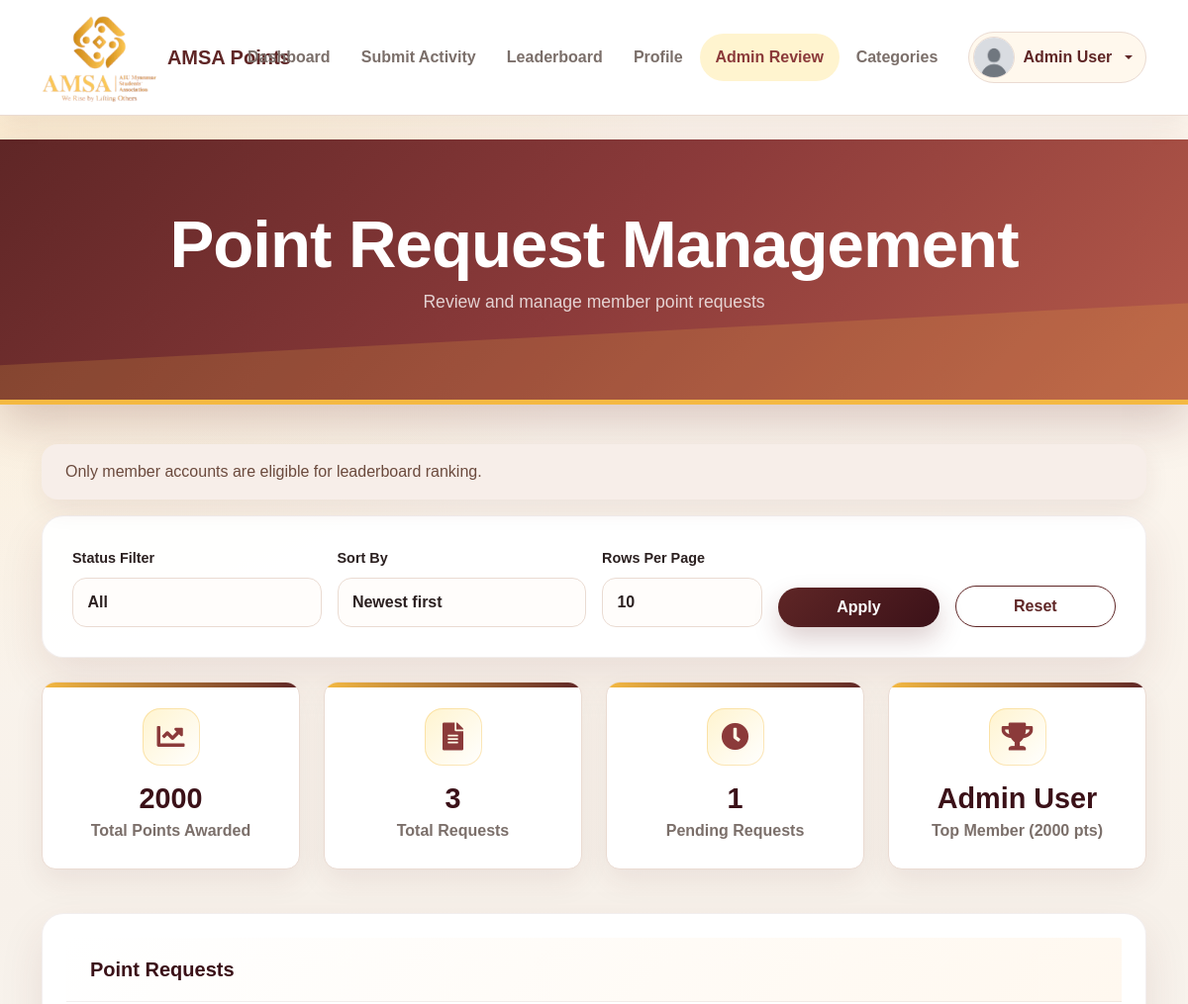
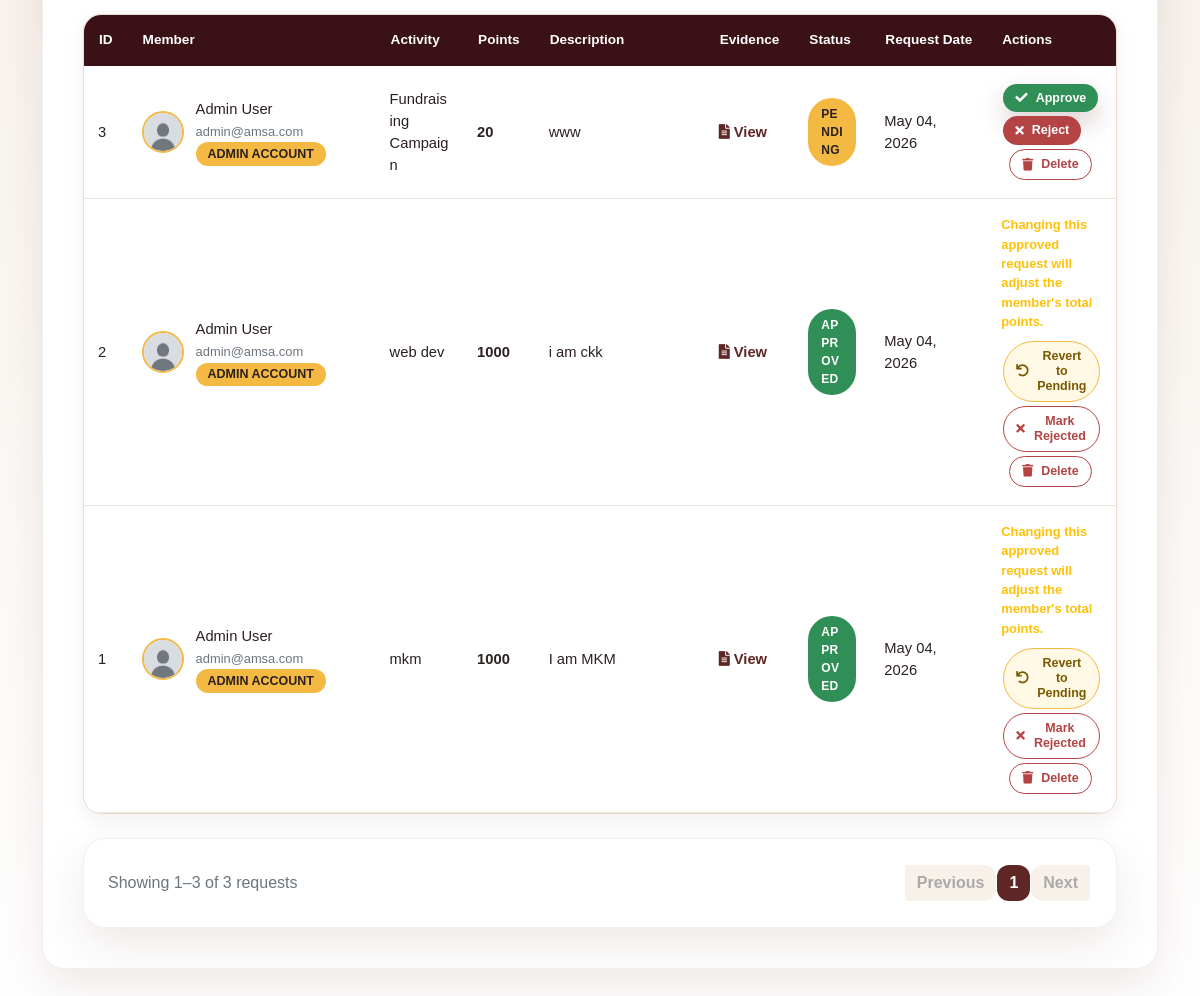
Page /point/admin_points.php (signed in) on the committed database (2 pictures, top to bottom).
### tables this page shows
CREATE TABLE `user` (
  `id` int(11) NOT NULL,
  `name` varchar(100) NOT NULL,
  `password` varchar(255) NOT NULL,
  `email` varchar(150) NOT NULL,
  `role` enum('member','president','vice_president','secretary','male_treasurer','female_treasurer','system_admin') NOT NULL DEFAULT 'member',
  `status` enum('active','inactive','suspended') NOT NULL DEFAULT 'active',
  `profile_image` varchar(255) DEFAULT NULL,
  `last_login` datetime DEFAULT NULL,
  `created_at` datetime DEFAULT current_timestamp(),
  `updated_at` datetime DEFAULT NULL ON UPDATE current_timestamp()
);

CREATE TABLE `user_points` (
  `id` int(11) NOT NULL,
  `user_id` int(11) NOT NULL,
  `total_points` int(11) DEFAULT 0,
  `last_updated` datetime DEFAULT current_timestamp() ON UPDATE current_timestamp()
);

CREATE TABLE `point_request` (
  `id` int(11) NOT NULL,
  `user_id` int(11) NOT NULL,
  `point_category_id` int(11) NOT NULL,
  `eop_evidence` varchar(255) NOT NULL COMMENT 'End of Participation evidence file path',
  `description` text DEFAULT NULL,
  `status` enum('pending','approved','rejected') DEFAULT 'pending',
  `admin_remarks` text DEFAULT NULL,
  `request_date` datetime DEFAULT current_timestamp(),
  `review_date` datetime DEFAULT NULL,
  `reviewed_by` int(11) DEFAULT NULL
);

CREATE TABLE `point_category` (
  `id` int(11) NOT NULL,
  `category_name` varchar(100) NOT NULL,
  `points` int(11) NOT NULL,
  `description` text DEFAULT NULL,
  `status` enum('active','inactive') DEFAULT 'active',
  `created_at` datetime DEFAULT current_timestamp(),
  `updated_at` datetime DEFAULT NULL ON UPDATE current_timestamp()
);

### point/admin_points.php (the view, shortened to what the rows shown need)
<?php
require_once '../config/database.php';
$statistics = getPointStatistics();
$allowedStatuses = ['all', 'pending', 'approved', 'rejected'];
$allowedSorts = ['newest', 'oldest', 'points_desc', 'points_asc', 'status'];
$status = $_GET['status'] ?? 'all';
$statusFilter = in_array($status, $allowedStatuses, true) ? $status : 'all';
$sort = $_GET['sort'] ?? 'newest';
$sortOption = in_array($sort, $allowedSorts, true) ? $sort : 'newest';
$currentPage = max(1, (int) ($_GET['page'] ?? 1));
$perPage = (int) ($_GET['per_page'] ?? 10);
$requestPage = getPointRequestsPaginated($statusFilter, $sortOption, $currentPage, $perPage);
$requests = $requestPage['requests'];
function amsaDecodeTextAdmin($value) {
    $text = (string) ($value ?? '');
    for ($i = 0; $i < 3; $i++) {
        $decoded = html_entity_decode($text, ENT_QUOTES | ENT_HTML5, 'UTF-8');
        if ($decoded === $text) {
            break;
        }
        $text = $decoded;
    }
    $text = str_replace(["\\r\\n", "\\n", "\\r", "\\t"], ["\n", "\n", "\n", "    "], $text);
    $text = stripslashes($text);
    return $text;
}
function amsaTextPreviewAdmin($value, $limit = 70) {
    $decoded = trim(amsaDecodeTextAdmin($value));
    $singleLine = preg_replace('/\s+/', ' ', $decoded);
    if (function_exists('mb_strlen') && function_exists('mb_substr')) {
        return mb_strlen($singleLine) > $limit ? mb_substr($singleLine, 0, $limit) . '...' : $singleLine;
    }
    return strlen($singleLine) > $limit ? substr($singleLine, 0, $limit) . '...' : $singleLine;
}
?>
<!DOCTYPE html>
<html lang="en">
<head>
    <link href="https://cdn.jsdelivr.net/npm/bootstrap@5.0.0/dist/css/bootstrap.min.css" rel="stylesheet">
    <link href="points-style.css" rel="stylesheet">
    <link href="https://cdnjs.cloudflare.com/ajax/libs/font-awesome/5.10.0/css/all.min.css" rel="stylesheet">
</head>
<body class="points-page">
    <?php include __DIR__ . '/includes/navbar.php'; ?>
    <div class="container-fluid bg-primary points-hero py-5 mb-5">
        <div class="container text-center">
            <h1 class="display-4 text-white">Point Request Management</h1>
        </div>
    </div>
    <div class="container mb-5">
        <div class="row mb-4">
            <div class="col-md-3">
                <div class="stat-card amsa-stat-card text-center">
                    <i class="fas fa-trophy stat-icon"></i>
                    <h3 class="mt-2"><?php echo isset($statistics['top_user']['name']) ? $statistics['top_user']['name'] : 'N/A'; ?></h3>
                    <p class="text-muted mb-0">Top Member (<?php echo isset($statistics['top_user']['total_points']) ? $statistics['top_user']['total_points'] : 0; ?> pts)</p>
                </div>
            </div>
        </div>
        <div class="card shadow-sm amsa-card">
            <div class="card-body">
                <?php if(empty($requests)): ?>
                    <div class="amsa-empty-state mb-0">
                        <i class="fas fa-clipboard-list fa-2x mb-3 text-primary"></i>
                        <h4>No point requests found for this filter.</h4>
                        <p class="mb-0">Try another status filter or reset the request list.</p>
                    </div>
                <?php else: ?>
                    <div class="table-responsive amsa-table-wrap">
                        <table class="table table-hover amsa-table">
                            <thead>
                                <tr>
                                    <th>ID</th>
                                    <th>Member</th>
                                    <th>Activity</th>
                                    <th>Points</th>
                                    <th>Description</th>
                                    <th>Evidence</th>
                                    <th>Status</th>
                                    <th>Request Date</th>
                                    <th>Actions</th>
                                </tr>
                            </thead>
                            <tbody>
                                <?php foreach($requests as $request): ?>
                                <?php
                                    $requestUserRole = normalizeRole($request['user_role'] ?? 'member');
                                    $fullRawDescription = trim((string) ($request['description'] ?? ''));
                                    $descriptionLimit = 70;
                                    $descriptionPreview = amsaTextPreviewAdmin($fullRawDescription, $descriptionLimit);
                                ?>
                                <tr>
                                    <td><?php echo $request['id']; ?></td>
                                    <td>
                                        <span class="profile-member-cell">
                                            <img src="<?php echo htmlspecialchars(profileImageUrl($request['user_profile_image'] ?? null, '../')); ?>" class="profile-avatar-sm" alt="Member profile image">
                                            <span>
                                                <?php echo htmlspecialchars($request['user_name']); ?>
                                                <br><small class="text-muted"><?php echo htmlspecialchars($request['user_email']); ?></small>
                                                <?php if ($requestUserRole !== 'member'): ?>
                                                    <br><span class="badge bg-warning text-dark amsa-badge amsa-badge-pending">Admin Account</span>
                                                <?php endif; ?>
                                            </span>
                                        </span>
                                    </td>
                                    <td><?php echo htmlspecialchars($request['category_name']); ?></td>
                                    <td><strong><?php echo $request['points']; ?></strong></td>
                                    <td class="description-cell">
                                        <?php if ($fullRawDescription !== ''): ?>
                                            <div class="description-preview">
                                                <?php echo nl2br(htmlspecialchars($descriptionPreview)); ?>
                                            </div>
                                        <?php else: ?>
                                            <span class="text-muted">No description</span>
                                        <?php endif; ?>
                                    </td>
                                    <td>
                                        <?php if($request['eop_evidence']): ?>
                                            <a href="#" class="evidence-link" data-bs-toggle="modal"
                                               data-bs-target="#evidenceModal<?php echo $request['id']; ?>">
                                                <i class="fas fa-file-alt"></i> View
                                            </a>
                                        <?php else: ?>
                                            <span class="text-muted">No file</span>
                                        <?php endif; ?>
                                    </td>
                                    <td>
                                        <span class="status-badge status-<?php echo $request['status']; ?>">
                                            <?php echo ucfirst($request['status']); ?>
                                        </span>
                                    </td>
                                    <td><?php echo date('M d, Y', strtotime($request['request_date'])); ?></td>
                                    <td>
                                        <?php
                                            $statusActions = [];
                                            if ($request['status'] === 'pending') {
                                                $statusActions = [
                                                    ['action' => 'approve', 'label' => 'Approve', 'class' => 'btn-success amsa-btn-primary', 'icon' => 'fa-check', 'title' => 'Confirm Approval', 'message' => 'Are you sure you want to approve this point request and award points?'],
                                                    ['action' => 'reject', 'label' => 'Reject', 'class' => 'btn-danger amsa-btn-danger', 'icon' => 'fa-times', 'title' => 'Confirm Rejection', 'message' => 'Are you sure you want to reject this point request?'],
                                                ];
                                            } elseif ($request['status'] === 'approved') {
                                                $statusActions = [
                                                    ['action' => 'pending', 'label' => 'Revert to Pending', 'class' => 'btn-outline-warning', 'icon' => 'fa-undo', 'title' => 'Confirm Revert to Pending', 'message' => 'Are you sure you want to move this request back to pending? If points were already awarded, they will be removed.'],
                                                    ['action' => 'reject', 'label' => 'Mark Rejected', 'class' => 'btn-outline-danger amsa-btn-danger', 'icon' => 'fa-times', 'title' => 'Confirm Rejection', 'message' => 'Are you sure you want to reject this point request?'],
                                                ];
                                            }
                                        ?>
                                        <?php if ($request['status'] === 'approved'): ?>
                                            <small class="d-block text-warning fw-bold mb-2">Changing this approved request will adjust the member's total points.</small>
                                        <?php endif; ?>
                                        <?php foreach ($statusActions as $statusAction): ?>
                                            <?php $modalId = 'statusActionModal' . (int) $request['id'] . ucfirst($statusAction['action']); ?>
                                            <button type="button" class="btn btn-sm amsa-btn amsa-btn-sm <?php echo htmlspecialchars($statusAction['class']); ?>" data-bs-toggle="modal" data-bs-target="#<?php echo htmlspecialchars($modalId); ?>">
                                                <i class="fas <?php echo htmlspecialchars($statusAction['icon']); ?>"></i> <?php echo htmlspecialchars($statusAction['label']); ?>
                                            </button>
                                        <?php endforeach; ?>
                                            <form method="POST" class="d-inline" id="deletePointRequestForm<?php echo (int) $request['id']; ?>">
                                                <button type="button" class="btn btn-sm btn-outline-danger amsa-btn amsa-btn-danger amsa-btn-sm" data-bs-toggle="modal" data-bs-target="#deletePointRequestModal<?php echo (int) $request['id']; ?>">
                                                    <i class="fas fa-trash"></i> Delete
                                                </button>
                                            </form>
                                    </td>
                                </tr>
                                <?php endforeach; ?>
                            </tbody>
                        </table>
                    </div>
                <?php endif; ?>
            </div>
        </div>
    </div>
</body>
</html>

### point/includes/navbar.php (shortened to what the rows shown need)
<?php
$pointsUser = currentUserId() ? getUserProfile(currentUserId()) : null;
$pointsUserName = $pointsUser['name'] ?? ($_SESSION['user_name'] ?? 'AMSA User');
$pointsAvatar = profileImageUrl($pointsUser['profile_image'] ?? null, '../');
?>
<nav class="navbar navbar-light bg-light points-navbar border-bottom mb-4">
    <div class="container points-nav-container">
        <div class="points-nav-profile dropdown">
            <button class="points-profile-toggle dropdown-toggle" type="button" id="pointsProfileDropdown" data-bs-toggle="dropdown" aria-expanded="false">
                <img src="<?php echo htmlspecialchars($pointsAvatar); ?>" class="points-nav-avatar" alt="Profile image">
                <span><?php echo htmlspecialchars($pointsUserName); ?></span>
            </button>
        </div>
    </div>
</nav>

### rows in the picture
user: name "Admin User"
user_points: user.name "Admin User", total_points "2000"
point_request: id "3", user.name "Admin User", user.email "admin@amsa.com", point_category.category_name "Fundraising Campaign", point_category.points "20", description "www", status "PENDING", request_date "May 04, 2026", label "Approve", label "Reject"
point_request: id "2", reviewed_by.name "Admin User", reviewed_by.email "admin@amsa.com", point_category.category_name "web dev", point_category.points "1000", description "i am ckk", status "APPROVED", request_date "May 04, 2026", shows "Changing this approved request will adjust the member's total points.", label "Revert to Pending", label "Mark Rejected"
point_request: id "1", reviewed_by.name "Admin User", reviewed_by.email "admin@amsa.com", point_category.category_name "mkm", point_category.points "1000", description "I am MKM", status "APPROVED", request_date "May 04, 2026", shows "Changing this approved request will adjust the member's total points.", label "Revert to Pending", label "Mark Rejected"

### other values in the picture
$statistics['total_points_awarded'] "2000"
$statistics['total_requests'] "3"
$statistics['pending_requests'] "1"
$showingStart "1"
$showingEnd "3"
$totalRequests "3"
form field per_page "10"
